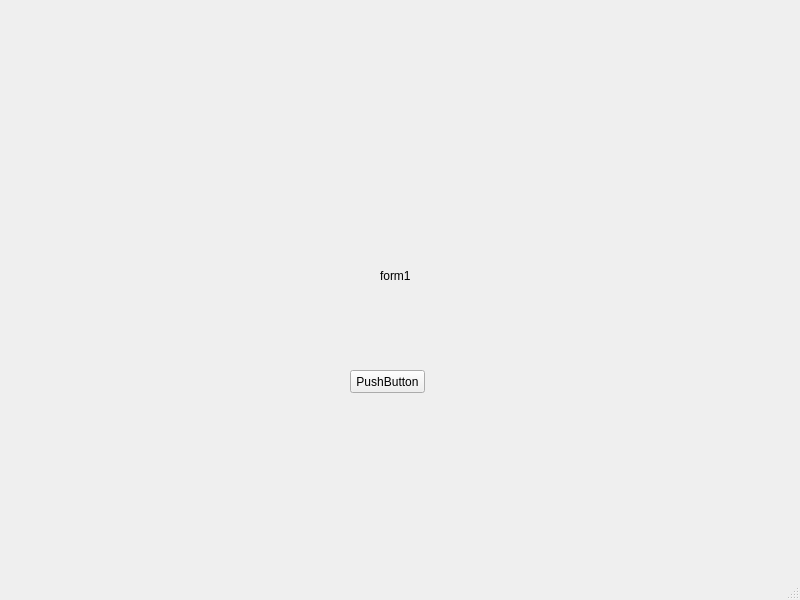
<?xml version="1.0" encoding="UTF-8"?>
<ui version="4.0">
 <class>Form1</class>
 <widget class="QMainWindow" name="Form1">
  <property name="geometry">
   <rect>
    <x>0</x>
    <y>0</y>
    <width>800</width>
    <height>600</height>
   </rect>
  </property>
  <property name="windowTitle">
   <string>Form1</string>
  </property>
  <widget class="QWidget" name="centralwidget">
   <widget class="QPushButton" name="pushButton">
    <property name="geometry">
     <rect>
      <x>350</x>
      <y>370</y>
      <width>75</width>
      <height>23</height>
     </rect>
    </property>
    <property name="text">
     <string>PushButton</string>
    </property>
   </widget>
   <widget class="QLabel" name="label">
    <property name="geometry">
     <rect>
      <x>380</x>
      <y>270</y>
      <width>47</width>
      <height>12</height>
     </rect>
    </property>
    <property name="text">
     <string>form1</string>
    </property>
   </widget>
  </widget>
  <widget class="QMenuBar" name="menubar">
   <property name="geometry">
    <rect>
     <x>0</x>
     <y>0</y>
     <width>800</width>
     <height>21</height>
    </rect>
   </property>
  </widget>
  <widget class="QStatusBar" name="statusbar"/>
 </widget>
 <resources/>
 <connections/>
</ui>
